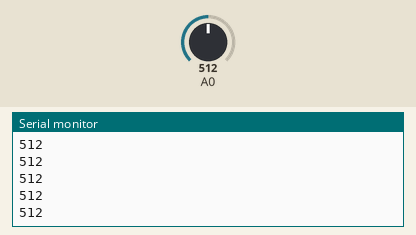
Simulated run of this sketch. Board: Arduino Uno, built with avr-gcc and run on an emulated ATmega328P. On the bench: the last lines printed to the serial monitor. The test bench sets the inputs (shaded band); at power-on: A0 = 512.

Above: at 1.2 s.
1.3 s: A0 set to 716
At 1.32 s:
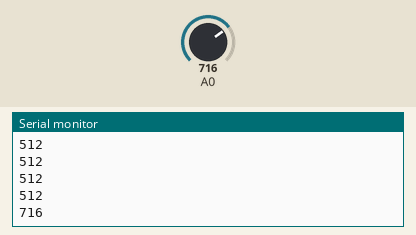
2.8 s: A0 set to 900
At 2.83 s:
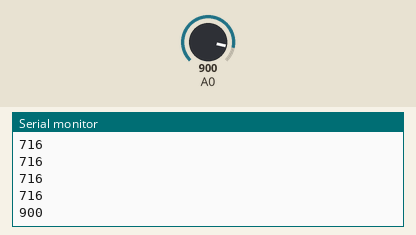
Timing chart, 0 to 5.8 s (numbered marks = the images above; inputs shaded):
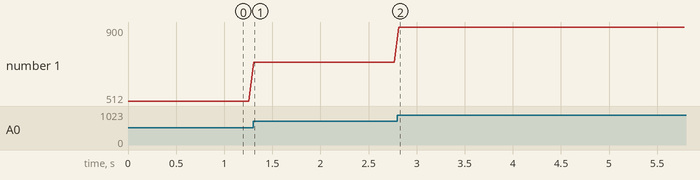

Measured:
- after the input at 1.3 s, the serial monitor: prints a new line at once (image 1)
- after the input at 2.8 s, the serial monitor: prints a new line at once (image 2)
- plotted number 1: 512 → 716 after the input at 1.3 s, 716 → 900 after the input at 2.8 s

The sketch:

testtouch.ino
```cpp
void setup() {
  // put your setup code here, to run once:
Serial.begin(115200);
pinMode(A0,INPUT);
}

void loop() {
  // put your main code here, to run repeatedly:
Serial.println(analogRead(A0));
delay(50);
}
```
